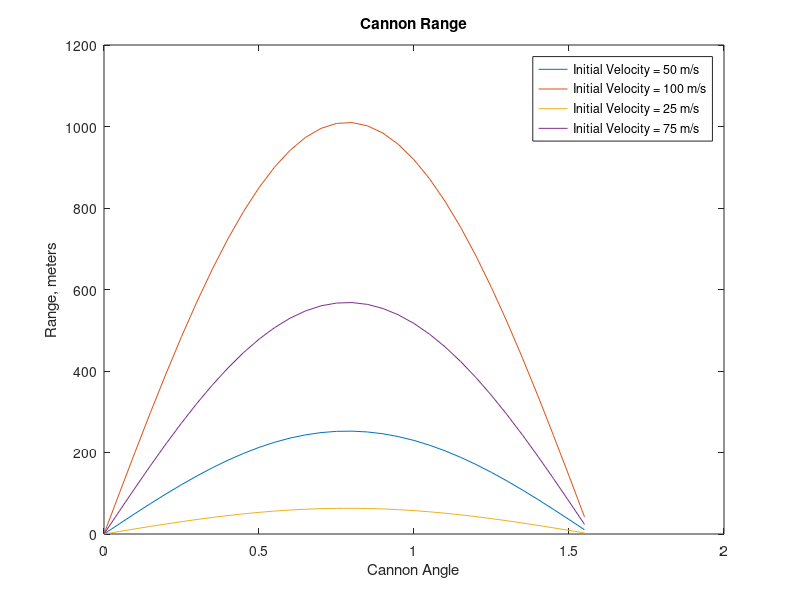

Source code (MATLAB):
% Define constants
g= 9.9;
v1=50;
v2=100;
v3=25;
v4=75;
% Define angle vector
angle=0:0.05:pi/2;
% Calculate range
R1=v1^2/g*sin(2*angle);
R2=v2^2/g*sin(2*angle);
R3=v3^2/g*sin(2*angle);
R4=v4^2/g*sin(2*angle);
% Plot results
plot(angle,R1,angle,R2,angle,R3,angle,R4)
title('Cannon Range')
xlabel('Cannon Angle')
ylabel('Range, meters')
legend('Initial Velocity = 50 m/s','Initial Velocity = 100 m/s', ...
    'Initial Velocity = 25 m/s','Initial Velocity = 75 m/s')
